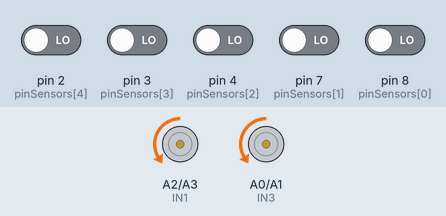
This sketch was run on a simulated Arduino Uno, built with avr-gcc and run on an emulated ATmega328P. Shown: motor-driver pin pairs drawn as motors (green arrow = first pin HIGH = forward, orange = second pin HIGH = backward, longer = more drive, scaled by the enable pin). The inputs (shaded band) are chosen by the test bench; at power-on: pin 2 (pinSensors[4]), pin 3 (pinSensors[3]), pin 4 (pinSensors[2]), pin 7 (pinSensors[1]), pin 8 (pinSensors[0]) LOW.

Above: at 8.7 s.
8.8 s: pin 2 (pinSensors[4]) driven HIGH
At 9.1 s:
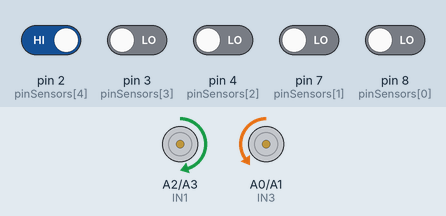
10.3 s: pin 3 (pinSensors[3]) driven HIGH
At 11.5 s:
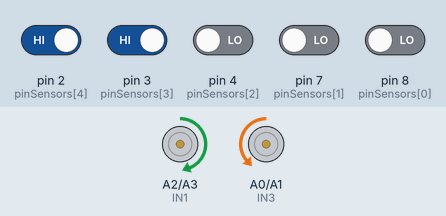
11.8 s: pin 4 (pinSensors[2]) driven HIGH
At 12.6 s:
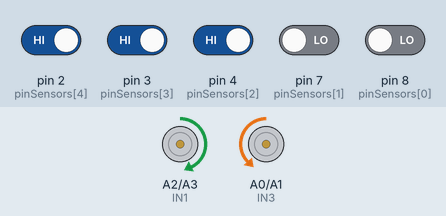
13.3 s: pin 7 (pinSensors[1]) driven HIGH
At 13.8 s:
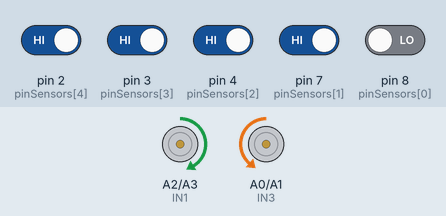
14.8 s: pin 8 (pinSensors[0]) driven HIGH
At 16.1 s:
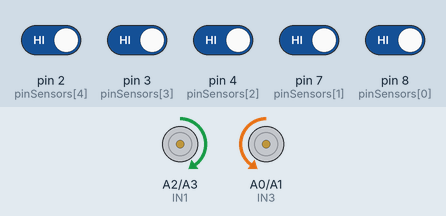
Timing chart, 0 to 17.3 s (numbered marks = the images above; inputs shaded):
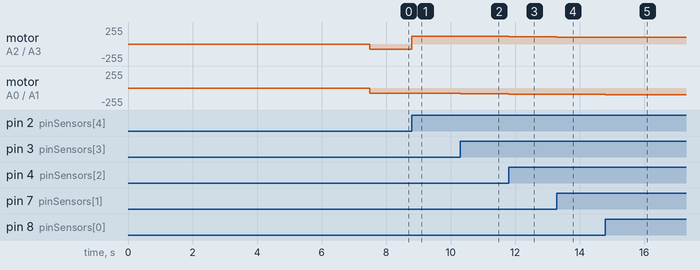

The sketch:

Line_Following_Robot.ino
```cpp
#define NUMIR          5    // Amount of proximity sensors
#define Kp             0.01 // Kp gain
#define Ki             0    // Ki gain
#define Kd             0    // Kd gain
#define BASESPEED      100  // Base speed of motor
#define ROTATESPEED    75   // Speed of motor when change direction (when not go straight)
#define ENA            6    // ENA pin of motor controller
#define ENB            5    // END pin of motor controller
#define IN1            A2   // IN1 pin of motor controller
#define IN2            A3   // IN2 pin of motor controller
#define IN3            A0   // IN3 pin of motor controller
#define IN4            A1   // IN4 pin of motor controller
#define R              13   // Red light of the robot
#define Y              12   // Yellow light of the robot
#define G              5    // Green light of the robot

int pinSensors[]      = {8, 7, 4, 3, 2};    // digital pin of 5 proximity sensors
int senseValues[]     = {0, 0, 0, 0, 0};    // values from proximity sensors
int sum               = 0;
int devide            = 0;
int result            = 0;
int proportional      = 0;
int position          = 0;
int derivative        = 0;
int prevProportional  = 0;
int integral          = 0;
int powerError        = 0;
int motorSpeed        = 0;
int leftWheelSpeed    = 0;
int rightWheelSpeed   = 0;

void setup(){
  pinMode(pinSensors[0], INPUT);
  pinMode(pinSensors[1], INPUT);
  pinMode(pinSensors[2], INPUT);
  pinMode(pinSensors[3], INPUT);
  pinMode(pinSensors[4], INPUT);
  pinMode(ENA  , OUTPUT);
  pinMode(ENB  , OUTPUT);
  pinMode(IN1  , OUTPUT);
  pinMode(IN2  , OUTPUT);
  pinMode(IN3  , OUTPUT);
  pinMode(IN4  , OUTPUT);
  digitalWrite(R, HIGH);
  digitalWrite(R, LOW);
  digitalWrite(Y, HIGH);
  delay(5500);
  digitalWrite(Y, LOW);
  delay(2000);
}

void forward(){
  digitalWrite(IN1, HIGH);
  digitalWrite(IN2, LOW);
  digitalWrite(IN3, LOW);
  digitalWrite(IN4, HIGH);
}

int readSensors(){
  for(int i = 0 ; i < NUMIR ; i++)
    senseValues[i] = digitalRead(pinSensors[i]);
    sum          = (0 * senseValues[0]) + (1000 * senseValues[1]) + (2000 * senseValues[2]) + (3000 * senseValues[3]) + (4000 * senseValues[4]);
    devide       = senseValues[0] + senseValues[1] + senseValues[2] + senseValues[3] + senseValues[4];
    result       = sum / devide;
    return result;
}

void calculatePID(){
  proportional      = readSensors() - 2000;
  derivative        = proportional - prevProportional;
  integral         += proportional;
  prevProportional = proportional;
  powerError       = (proportional * Kp) + (integral * Ki) + (derivative * Kd);
}

void configMotor(){
  motorSpeed = powerError;
  leftWheelSpeed  = BASESPEED + motorSpeed;
  rightWheelSpeed = BASESPEED - motorSpeed;
  leftWheelSpeed  = constrain(leftWheelSpeed, 0, 255);
  rightWheelSpeed = constrain(rightWheelSpeed, 0, 255);
  analogWrite(ENA, leftWheelSpeed);
  analogWrite(ENB, rightWheelSpeed);
  forward();
}

void loop(){
  readSensors();
  if(senseValues[0] == LOW && senseValues[1] == LOW && senseValues[2] == LOW && senseValues[3] == LOW && senseValues[4] == LOW){
    while(senseValues[0] == LOW && senseValues[1] == LOW && senseValues[2] == LOW && senseValues[3] == LOW && senseValues[4] == LOW){
      do{
    analogWrite(ENA, ROTATESPEED);
    analogWrite(ENB, ROTATESPEED);
    digitalWrite(IN1, LOW);
    digitalWrite(IN2, HIGH);
    digitalWrite(IN3, LOW);
    digitalWrite(IN4, HIGH);
    readSensors();
      }while(senseValues[0] != HIGH && senseValues[1] == LOW && senseValues[2] == LOW && senseValues[3] == HIGH && senseValues[4] == LOW);
  }
  }
  else{
    calculatePID();
    configMotor();
  }
}
```

Measured:
- after the input at 8.8 s, motor on A2 (IN1) / A3 (IN2): backward 75/255 → forward 120/255 at once; motor on A0 (IN3) / A1 (IN4): backward 75/255 → backward 80/255 at once
- after the input at 10.3 s, motor on A2 (IN1) / A3 (IN2): forward 120/255 → forward 115/255 at once; motor on A0 (IN3) / A1 (IN4): backward 80/255 → backward 85/255 at once
- after the input at 11.8 s, motor on A2 (IN1) / A3 (IN2): forward 115/255 → forward 110/255 at once; motor on A0 (IN3) / A1 (IN4): backward 85/255 → backward 90/255 at once
- after the input at 13.3 s, motor on A2 (IN1) / A3 (IN2): forward 110/255 → forward 105/255 at once; motor on A0 (IN3) / A1 (IN4): backward 90/255 → backward 95/255 at once
- after the input at 14.8 s, motor on A2 (IN1) / A3 (IN2): forward 105/255 → forward 100/255 at once; motor on A0 (IN3) / A1 (IN4): backward 95/255 → backward 100/255 at once
